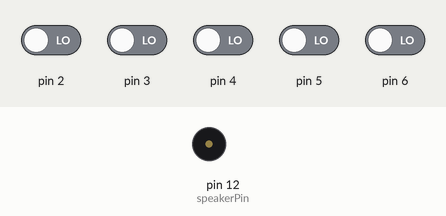
This sketch was run on a simulated Arduino Uno, built with avr-gcc and run on an emulated ATmega328P. Parts: buzzer (waves = sounding). The test bench sets the inputs (shaded band); at power-on: pin 2–6 LOW.

Above: at 1.2 s.
1.3 s: pin 2 driven HIGH
At 2.4 s:
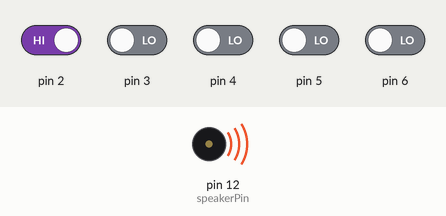
4.3 s: pin 2 driven LOW
At 5.6 s:
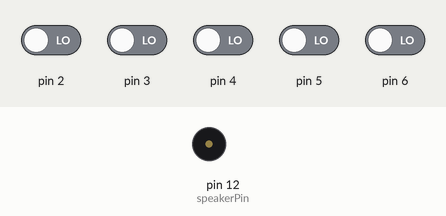
6.4 s: pin 3 driven HIGH
At 8.5 s:
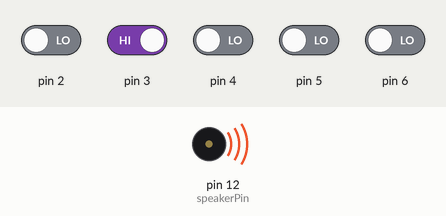
9.4 s: pin 3 driven LOW
At 10.6 s:
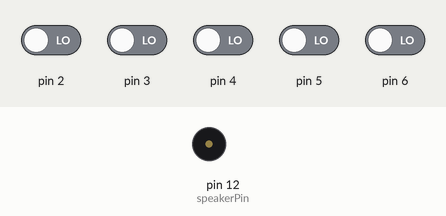
11.1 s: pin 5 driven HIGH
At 12.1 s:
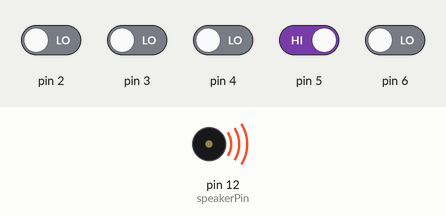
14.1 s: pin 4 driven HIGH
Timing chart, 0 to 18.1 s (numbered marks = the images above; inputs shaded):
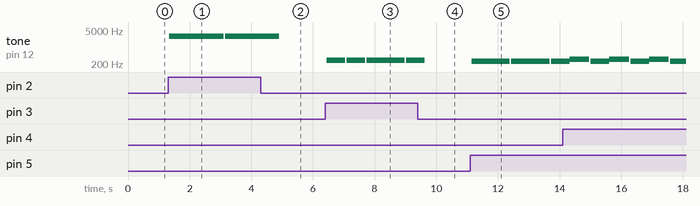

Measured:
- after the input at 1.3 s, tone on pin 12 (speakerPin): silent → 2806 Hz at once, → silent 1.8 s later, → 2806 Hz 0.05 s later
- after the input at 4.3 s, tone on pin 12 (speakerPin): goes on until 4.9 s, then stays silent
- after the input at 6.4 s, tone on pin 12 (speakerPin): goes 284 Hz 0.60 s, silent 0.05 s, 284 Hz 0.60 s, silent 0.05 s, 284 Hz 1.2 s, silent 0.05 s, then 284 Hz, starting after 0.05 s
- after the input at 9.4 s, tone on pin 12 (speakerPin): goes on until 9.6 s, then stays silent
- after the input at 11.1 s, tone on pin 12 (speakerPin): alternates 254 Hz for 1.2 s and silent for 0.05 s, starting after 0.05 s

The sketch:

apiano1.ino
```cpp
int piezo1;
int piezo2;
int piezo3;
int piezo4;
int piezo5;
#define bpm 96

#define noteGapPercentage 10
#define beatDuration (60.0 / bpm) * 1000000L
#define speakerPin 12
#define noteGap beatDuration * (noteGapPercentage / 100.0)


void setup() {
  Serial.begin(9600);
  pinMode(2,INPUT);
  pinMode(3,INPUT);
  pinMode(4,INPUT);
  pinMode(5,INPUT);
  pinMode(6,INPUT);
  pinMode(speakerPin,OUTPUT);
}


void playNote(uint8_t keyNumber, uint8_t noteType) {
  long halfPeriod = getPeriodForKey(keyNumber) / 2;
  long noteDuration = beatDuration * (4.0 / noteType);
  long elapsed = 0;


  while(halfPeriod > 0 && elapsed < (noteDuration - noteGap)) {
    digitalWrite(speakerPin, HIGH);
    wait(halfPeriod);
    digitalWrite(speakerPin, LOW);
    wait(halfPeriod);
    elapsed += halfPeriod * 2;
  }

  wait(noteDuration - elapsed);
}


long getPeriodForKey(uint8_t keyNumber) {

  if(keyNumber >= 1 && keyNumber <= 88) {
    return 1000000L / (pow(2.0, (keyNumber - 49.0) / 12.0) * 440.0);
  }


  return 0;
}


void wait(long us) {
  delay(us / 1000);
  delayMicroseconds(us % 1000);
}

void loop() {
  piezo1 = digitalRead(2);
  piezo2 = digitalRead(3);
  piezo3 = digitalRead(4);
  piezo4 = digitalRead(5);
  piezo5 = digitalRead(6);
  if(piezo1){
    playNote(88,4);
  }
  if(piezo2){
    playNote(42,4);
  }
  if(piezo3){
    playNote(44,4);
  }
  if(piezo4){
    playNote(40,4);
  }
  if(piezo5){
    playNote(39,4);
  }

}
```
